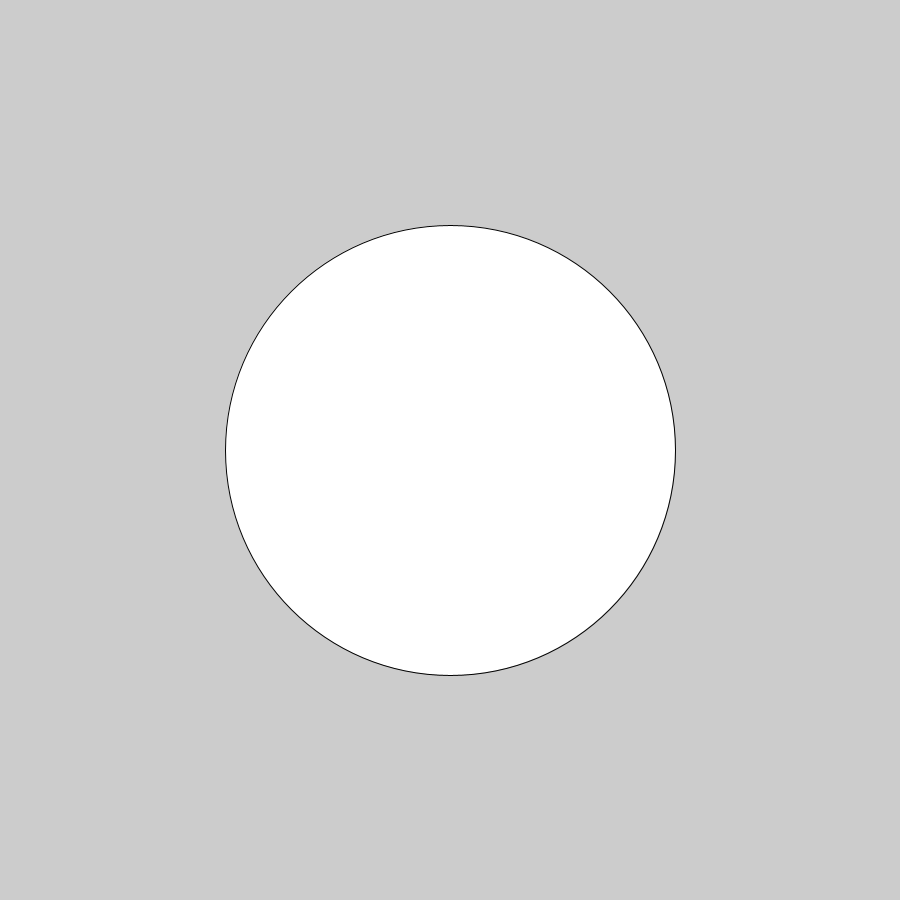
Frame 1 (no input)
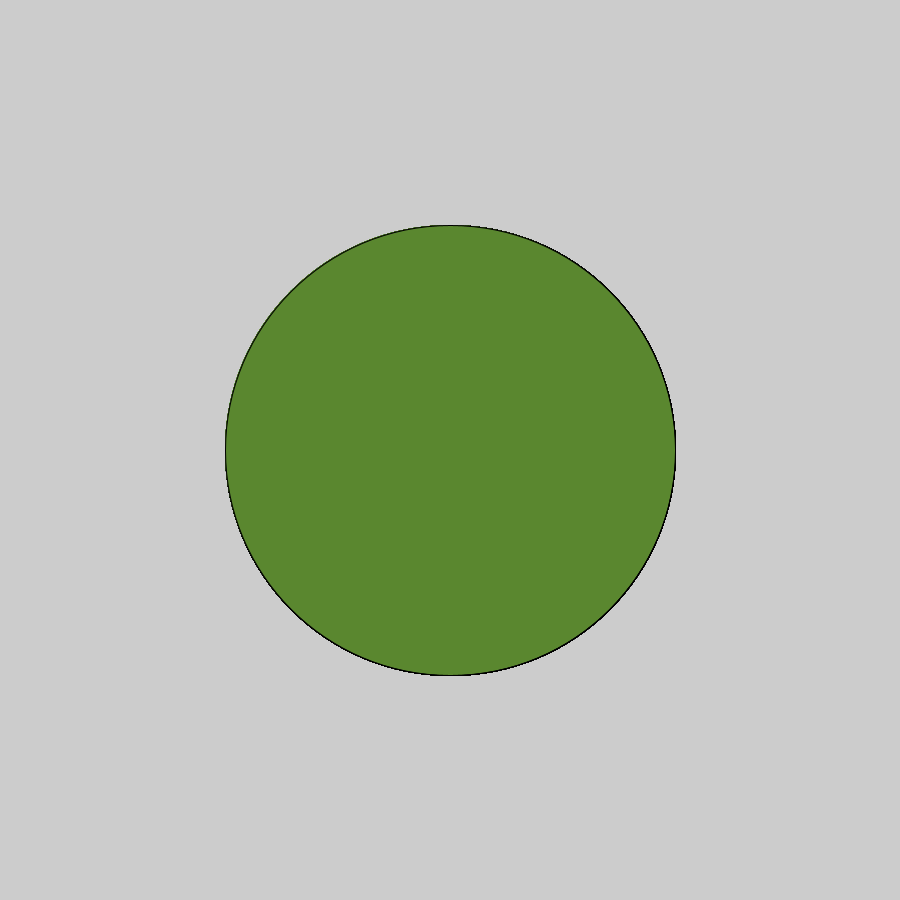
Frame 60 (the mouse pressed at the canvas centre just before this capture)
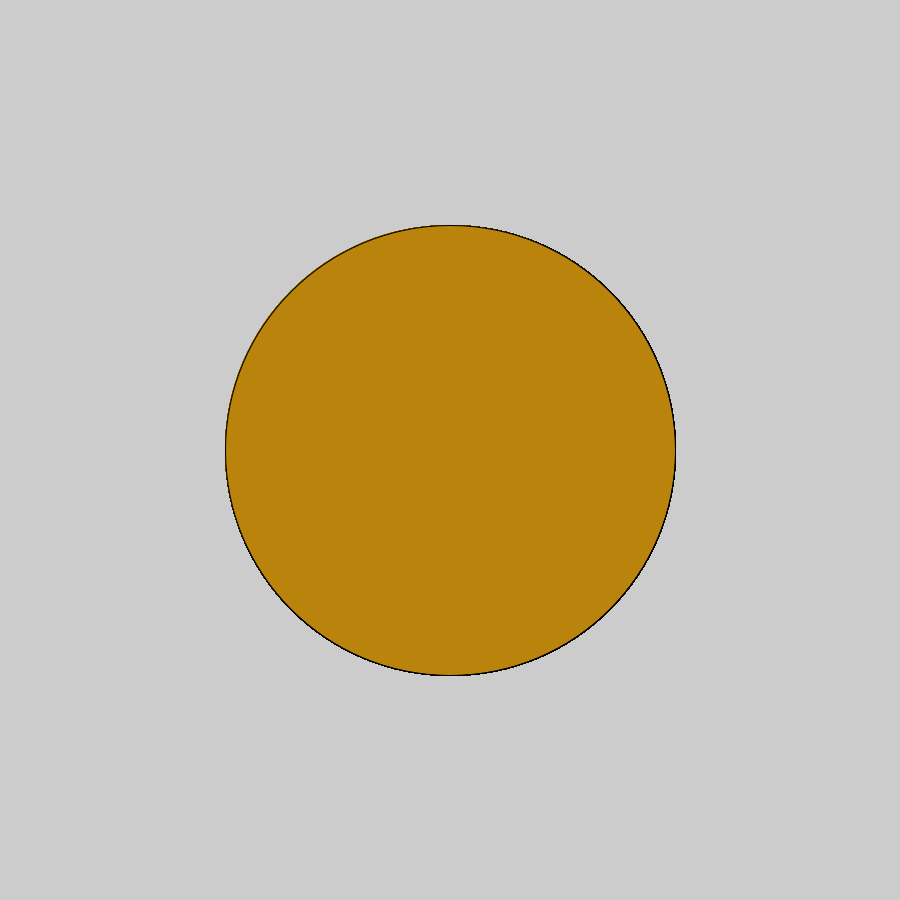
Frame 120 (the mouse held since frame 60 and released just before this capture)

The Processing sketch that drew these frames (run headless with seeded random() and noise(); from frame 60 on, the mouse is pressed at the canvas centre):

// Processing sketch: LOGICAL_dot
// ── LOGICAL_dot.pde
void setup() {
  size(900,900);
}

void draw() {
  ellipse(450,450, 450,450);
if (mousePressed) {
  fill(186,131,11);
                                                                                                                                                                                                                 
} else {
  fill(90,135,47);
}
}                                                                                                                                                                                                                                                                                                                                                                                                                              
